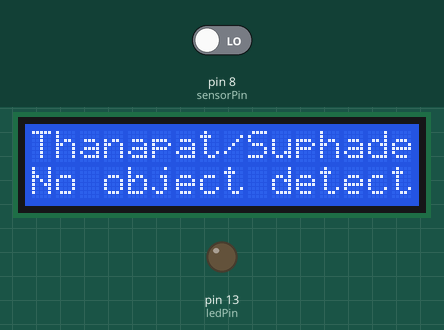
This sketch was run on a simulated Arduino Uno, built with avr-gcc and run on an emulated ATmega328P. Shown: 16×2 character LCD, output pins drawn as LEDs (lit = HIGH). The test bench sets the inputs (shaded band); at power-on: pin 8 (sensorPin) LOW. What the sketch prints to the serial monitor is not drawn.

Above: at 1.2 s.
1.3 s: pin 8 (sensorPin) driven HIGH
At 2.5 s:
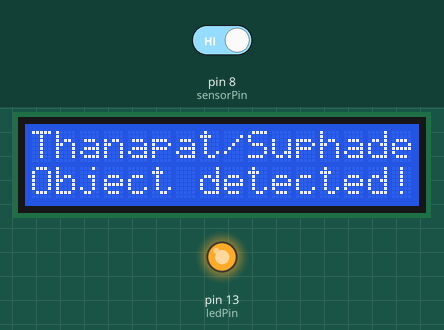
2.9 s: pin 8 (sensorPin) driven LOW
At 3.3 s:
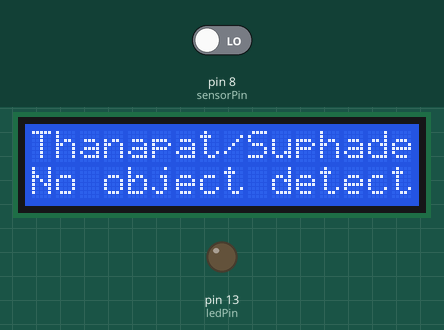
Timing chart, 0 to 5.9 s (numbered marks = the images above; inputs shaded):
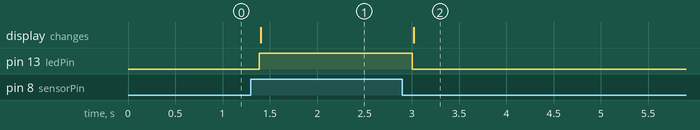

Measured:
- after the input at 1.3 s, pin 13 (ledPin): LOW → HIGH after 0.09 s; the display: changes after 0.10 s (image 1)
- after the input at 2.9 s, pin 13 (ledPin): HIGH → LOW after 0.11 s; the display: changes after 0.12 s (image 2)

The sketch:

Lab_5.2.IR_LCD.ino
```cpp
/*LAB 5.2 IR LCD */
//https://app.cirkitdesigner.com/project/c0b59cc2-d57c-45c2-9fa6-8a80ab0f506a

#include <Wire.h>
#include <LiquidCrystal_I2C.h>

#define sensorPin 8
#define ledPin 13

LiquidCrystal_I2C lcd(0x27, 16, 2);

void setup() {
  pinMode(sensorPin, INPUT);
  pinMode(ledPin, OUTPUT);
  Serial.begin(9600);
  lcd.init();
  lcd.backlight();
  lcd.clear();
  lcd.setCursor(0, 0);
  lcd.print("Thanapat/Suphadet");

}

void loop() {
  int sensorValue = digitalRead(sensorPin);

  if (sensorValue == HIGH) {
    digitalWrite(ledPin, HIGH);
    Serial.println("Object detected!");
    lcd.setCursor(0, 1);
    lcd.print("Object detected!");
  } else {
    digitalWrite(ledPin, LOW);
    Serial.println("No object detected.");
    lcd.setCursor(0, 1);
    lcd.print("No object detected.");
  }

  delay(100);
}
```
